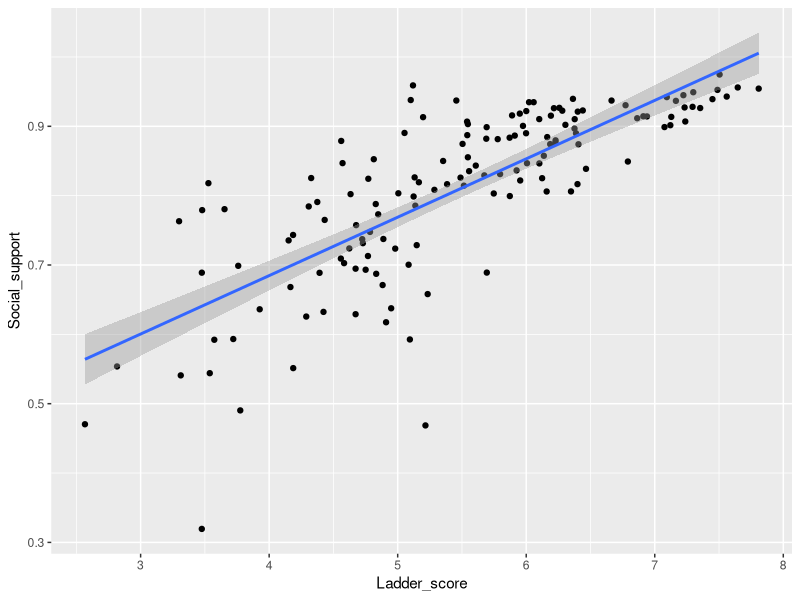
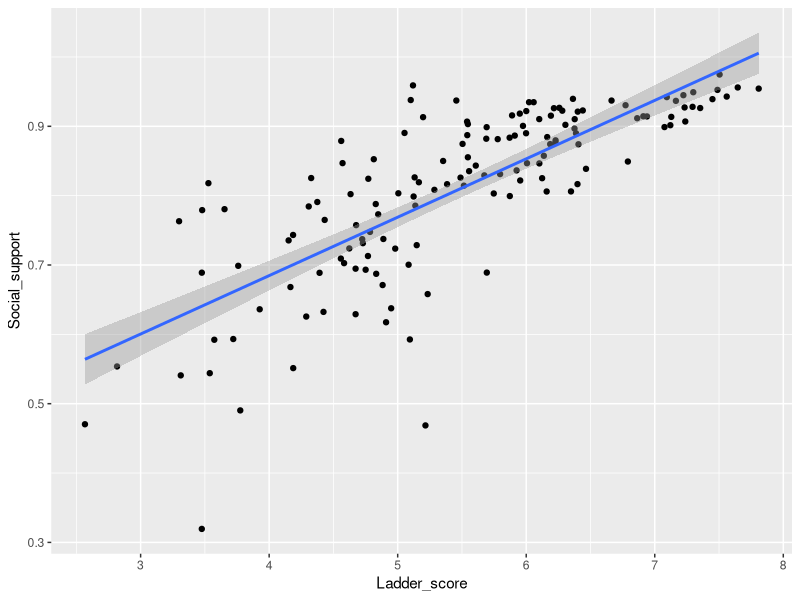
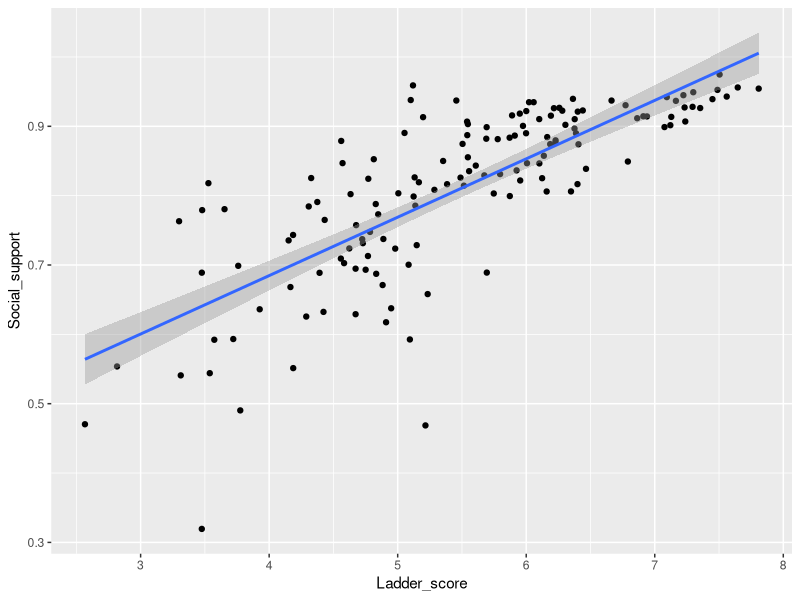
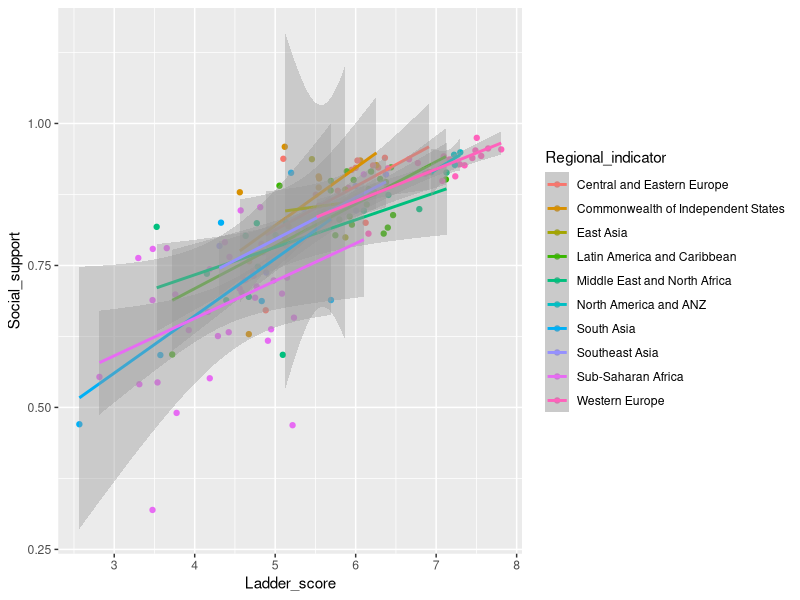
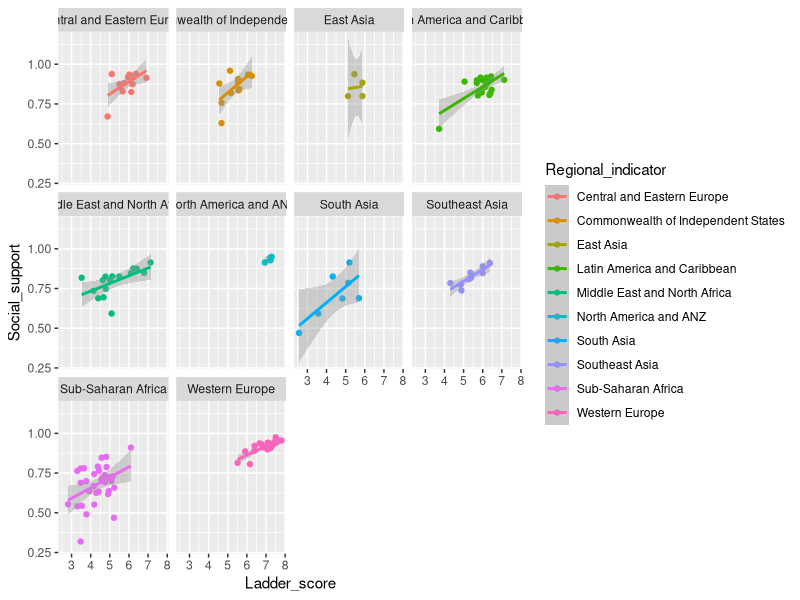
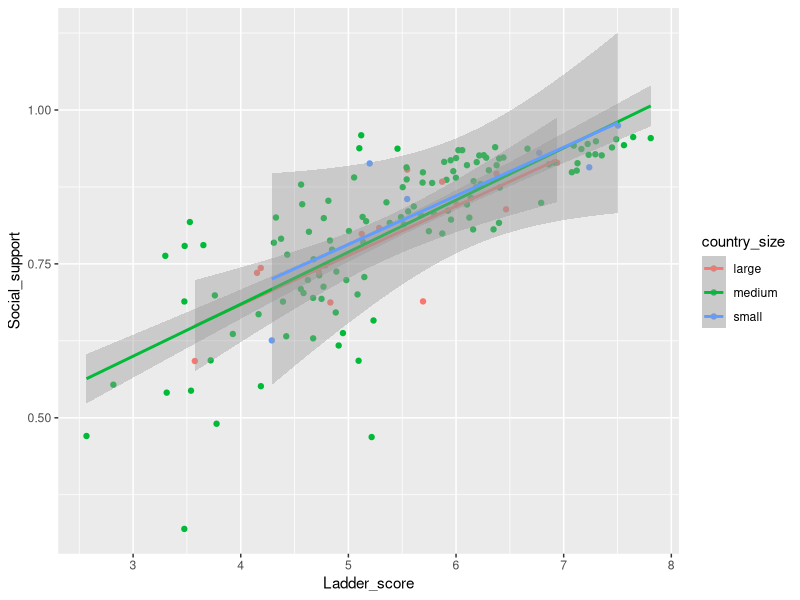
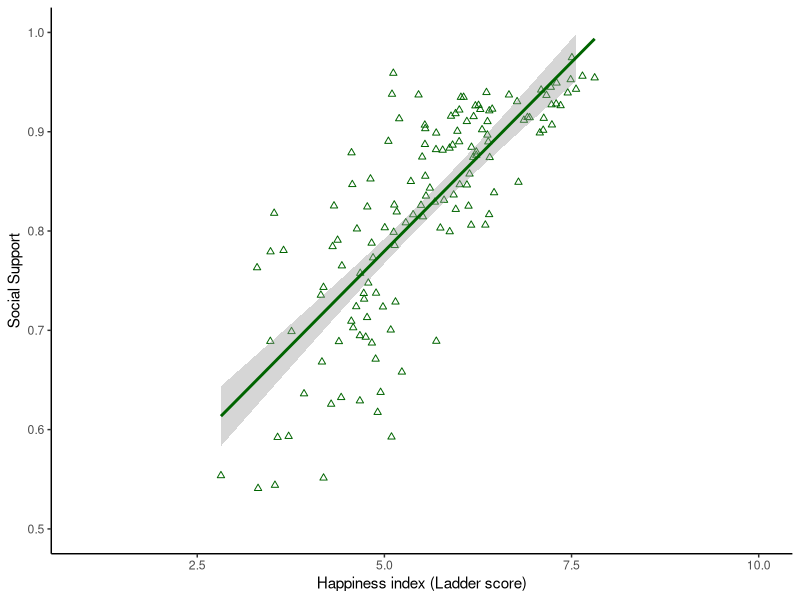

Recreate these plots in R, in order.
## ---- chunk 1
library(tidyverse)

# load our data
happiness <- read.csv('../data/world-happiness_2020_clean.csv')
## ---- chunk 2
ggplot(happiness, aes(x = Ladder_score, y = Social_support)) +
  
  # make a scatter plot
  geom_point() + 
  
  # add a best fit line
  geom_smooth(method = 'lm')

## ---- chunk 3
#| include: true

ggplot(happiness, aes(x = Ladder_score, y = Social_support)) +
  
  # make a scatter plot
  geom_point() + 
  
  # add a best fit line
  geom_smooth(method = 'lm')

## ---- chunk 4
#| include: true
#| echo: true

ggplot(happiness, aes(x = Ladder_score, y = Social_support)) +
  
  # make a scatter plot
  geom_point() + 
  
  # add a best fit line
  geom_smooth(method = 'lm')

## ---- chunk 5
#| include: true

ggplot(happiness, aes(x = Ladder_score, y = Social_support, color = Regional_indicator)) + 
  # use color not fill because the dots on the scatter plot and the line only have a "color" attribute. 
  # Fill could be used to change the color of the standard error around the line. 
  
  # make a scatter plot
  geom_point() + 
  
  # add a best fit line
  geom_smooth(method = 'lm')
## ---- chunk 6
#| include: true

ggplot(happiness, aes(x = Ladder_score, y = Social_support, color = Regional_indicator)) + 
  # use color not fill because the dots on the scatter plot and the line only have a "color" attribute. 
  # Fill could be used to change the color of the standard error around the line. 
  
  # make a scatter plot
  geom_point() + 
  
  # add a best fit line
  geom_smooth(method = 'lm') + 
  
  # separate by region
  
  facet_wrap(~ Regional_indicator)
## ---- chunk 7
#| include: true

ggplot(happiness, aes(x = Ladder_score, y = Social_support, color = country_size)) + 
  # use color not fill because the dots on the scatter plot and the line only have a "color" attribute. 
  # Fill could be used to change the color of the standard error around the line. 
  
  # make a scatter plot
  geom_point() + 
  
  # add a best fit line
  geom_smooth(method = 'lm')
  
## ---- chunk 8
#| include: true
#| echo: true

ggplot(happiness, aes(x = Ladder_score, y = Social_support)) + 
  # use color not fill because the dots on the scatter plot and the line only have a "color" attribute. 
  # Fill could be used to change the color of the standard error around the line. 
  
  # make a scatter plot with green triangles
  geom_point(color = 'dark green', shape = 2) + 

  # add a best fit line and use the same color scheme
  geom_smooth(method = 'lm', color = 'dark green') + 
  
  # set the y axis to go from 0.5-1 and the x-axis to go from 1-10
  xlim(1,10) + 
  ylim(0.5,1) +

  # rename the axis labels
  xlab("Happiness index (Ladder score)") + 
  ylab("Social Support") + 
  
  # set the theme
  theme_classic()
